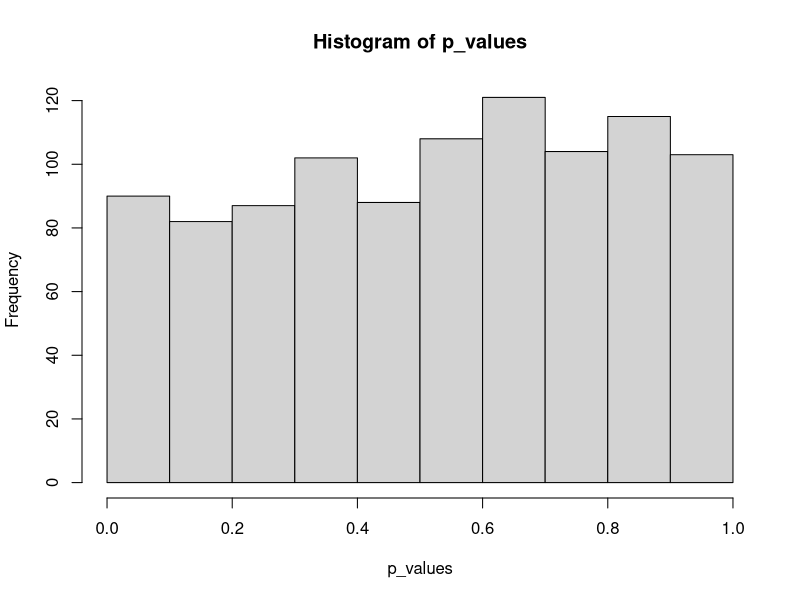
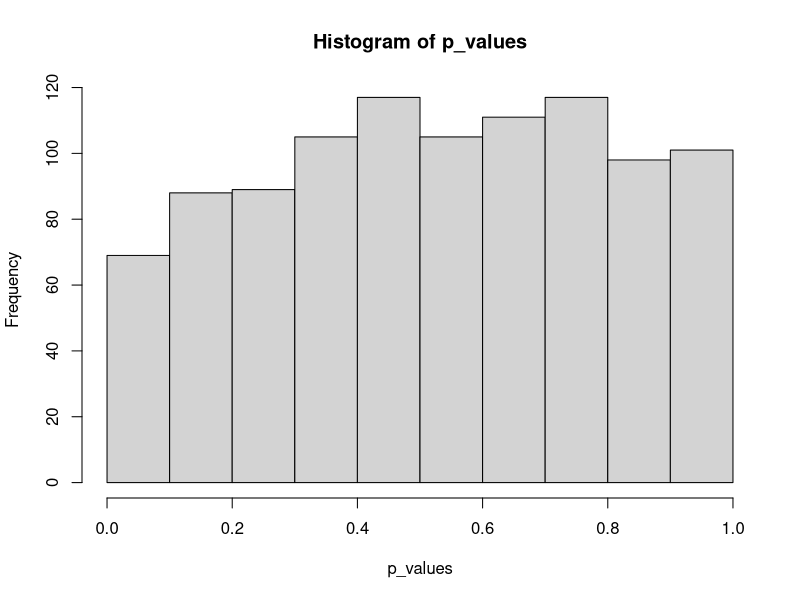
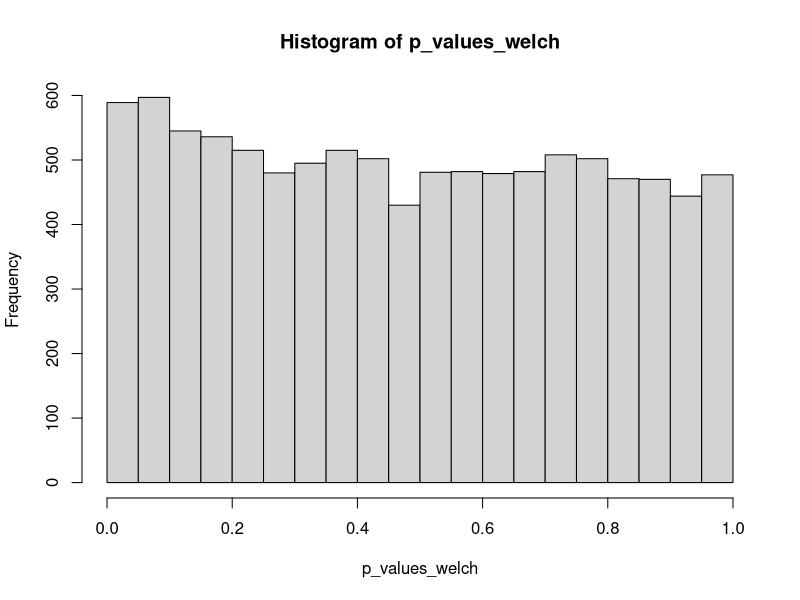
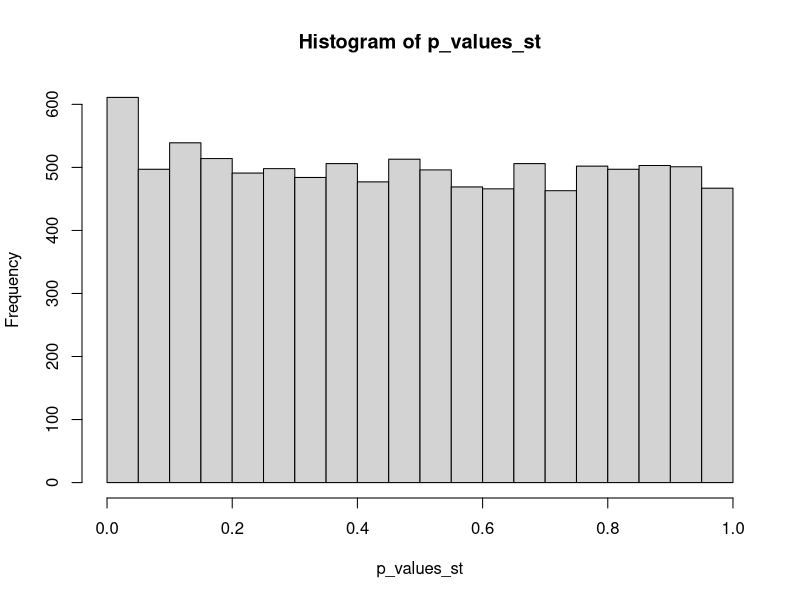

Write the R code that produced these figures, in order. (Note: a time limit stopped this script after it produced the figures.)
## ---- chunk 1
#t.test(iris$ ~ wc3_units_armor$armor_type, 
 #      var.equal = TRUE)
## ---- chunk 2
#| message: false
library(tidyverse)
## ---- chunk 3
#| cache: true
population <- rnorm(100000, mean = 0.2, sd = 1) # создание генеральной совокупности
p_values <- replicate(1000, t.test(population %>% 
                              sample(size = 10000, replace = FALSE), 
                            population %>% 
                              sample(size = 10000, replace = FALSE))$p.value)
hist(p_values)
mean(p_values < 0.05) # доля p-value, которые оказались меньше 0.05 (прокрасились) 
## ---- chunk 4
#| cache: true
p_values <- replicate(1000, t.test(population %>% 
                              sample(size = 10000, replace = FALSE), 
                            population %>% 
                              sample(size = 10000, replace = FALSE), 
                            var.equal = TRUE)$p.value)
hist(p_values)
mean(p_values < 0.05) # доля p-value, которые оказались меньше 0.05 (прокрасились)
## ---- chunk 5
#| cache: true
population1 <- rnorm(100000, mean = 0.2, sd = 1) # создание первой генеральной совокупности
population2 <- rnorm(100000, mean = 0.2, sd = 2) # создание второй генеральной совокупности
# проведение теста
p_values_welch <- replicate(10000, t.test(population1 %>% 
                                      sample(size = 10000, replace = FALSE), 
                                    population2 %>% 
                                      sample(size = 10000, replace = FALSE))$p.value)
hist(p_values_welch)

mean(p_values_welch < 0.05)

## ---- chunk 6
#| cache: true
# проведение теста
p_values_st <- replicate(10000, t.test(population1 %>% 
                                      sample(size = 10000, replace = FALSE), 
                                    population2 %>% 
                                      sample(size = 10000, replace = FALSE), 
                                    var.equal = TRUE)$p.value)
hist(p_values_st)
mean(p_values_st < 0.05)
## ---- chunk 7
#| cache: true
mean(replicate(10000, t.test(population1 %>% 
                               sample(size = 7000, replace = FALSE), 
                             population2 %>% 
                               sample(size = 3000, replace = FALSE))$p.value) < 0.05)
mean(replicate(10000, t.test(population1 %>% 
                               sample(size = 7000, replace = FALSE), 
                             population2 %>% 
                               sample(size = 3000, replace = FALSE), 
                             var.equal = TRUE)$p.value) < 0.05)
## ---- chunk 8
#| cache: true
mean(replicate(10000, t.test(population1 %>% 
                               sample(size = 9000, replace = FALSE), 
                             population2 %>% 
                               sample(size = 1000, replace = FALSE))$p.value) < 0.05) # тест Велча
mean(replicate(10000, t.test(population1 %>% 
                               sample(size = 9000, replace = FALSE), 
                             population2 %>% 
                               sample(size = 1000, replace = FALSE), 
                             var.equal = TRUE)$p.value) < 0.05) # тест Стьюдента
## ---- chunk 9
#| cache: true
var_size <- seq(0, 5, 0.5)
calculate_mean_error_1st_type <- function(x, var.equal) {
  mean(replicate(1000, 
                 t.test(rnorm(9000, 0.2, 1), 
                        rnorm(1000, 0.2, 1+x), 
                        var.equal = var.equal)$p.value) < 0.05)
}
welch_error_1st_type <- map_dbl(var_size, ~calculate_mean_error_1st_type(., FALSE))
students_error_1st_type <- map_dbl(var_size, ~calculate_mean_error_1st_type(., TRUE))

data.frame(var_size, welch_error_1st_type, students_error_1st_type) %>% 
  pivot_longer(cols = c(welch_error_1st_type, students_error_1st_type), 
               names_to = 'type', values_to = 'error_1st_type') %>% 
  ggplot(aes(var_size, error_1st_type))+
  geom_point(aes(color = type))+
  geom_line(aes(color = type))+
  scale_x_continuous(name = 'Разница в стандартном отклонении между выборками')+
  ggtitle('Зависимость ошибки первого рода от стандартного отклонения', subtitle = 'для теста Стьюдента и теста Велча при дисбалансе выборок')+
  theme_bw()

## ---- chunk 10
#| cache: true
#| code-fold: show
var_size <- seq(0, 5, 0.5)
calculate_mean_error_1st_type <- function(x, var.equal) {
  mean(replicate(1000, t.test(rnorm(1000, 0.2, 1), rnorm(1000, 0.2, 1+x), var.equal = var.equal)$p.value) < 0.05)
}
welch_error_1st_type <- map_dbl(var_size, ~calculate_mean_error_1st_type(., FALSE))
students_error_1st_type <- map_dbl(var_size, ~calculate_mean_error_1st_type(., TRUE))

data.frame(var_size, welch_error_1st_type, students_error_1st_type) %>% 
  pivot_longer(cols = c(welch_error_1st_type, students_error_1st_type), 
               names_to = 'type', values_to = 'error_1st_type') %>% 
  ggplot(aes(var_size, error_1st_type))+
  geom_point(aes(color = type))+
  geom_line(aes(color = type))+
  scale_x_continuous(name = 'Разница в стандартном отклонении между выборками')+
  ggtitle('Зависимость ошибки первого рода от стандартного отклонения', 
          subtitle = 'для теста Стьюдента и теста Велча для равных выборок')+
  theme_bw()
## ---- chunk 11
#| cache: true
mean(replicate(1000, wilcox.test(rnorm(9000, 0.2, 1), rnorm(1000, 0.2, 2))$p.value) < 0.05)
## ---- chunk 12
#| cache: true
population_log <- rlnorm(100000, 0, 1)
mean(replicate(10000, t.test(population_log %>% 
                               sample(10000, replace = FALSE), 
                             population_log %>% 
                               sample(10000, replace = FALSE))$p.value) < 0.05)
mean(replicate(10000, t.test(population_log %>% 
                               sample(10000, replace = FALSE), 
                             population_log %>% 
                               sample(10000, replace = FALSE), 
                             var.equal = TRUE)$p.value) < 0.05)
## ---- chunk 13
#| cache: true
#| warning: false
pop1 <- rnorm(100000, 0.2, 1)
pop2 <- rnorm(100000, 0.3, 1)
data.frame(x = pop1 %>% sample(10000, replace = FALSE), 
           y = pop2 %>% sample(10000, replace = FALSE)) %>% 
  rownames_to_column(var = 'id') %>% 
  pivot_longer(cols = c(x, y)) %>% 
  ggplot(aes(value, fill = name))+
  geom_histogram(alpha = 0.5)+
  facet_wrap(~name, nrow = 2)+
  theme_bw()
## ---- chunk 14
#| cache: true
p_value <- replicate(10000, t.test(pop1 %>% 
                               sample(10000, replace = FALSE), 
                             pop2 %>% 
                               sample(10000, replace = FALSE))$p.value)
hist(p_value)
mean(p_value < 0.05)
## ---- chunk 15
#| cache: true
p_value <- replicate(10000, t.test(pop1 %>% 
                               sample(10000, replace = FALSE), 
                             pop2 %>% 
                               sample(10000, replace = FALSE), 
                            var.equal = TRUE)$p.value)
hist(p_value)
mean(p_value < 0.05)
## ---- chunk 16
#| cache: true
pop1 <- rnorm(100000, 0.2, 1)
pop2 <- rnorm(100000, 0.3, 3)
mean(replicate(10000, t.test(pop1 %>% 
                               sample(10000, replace = FALSE), 
                             pop2 %>% 
                               sample(10000, replace = FALSE))$p.value) < 0.05)
## ---- chunk 17
#| cache: true
mean(replicate(10000, t.test(pop1 %>% 
                               sample(10000, replace = FALSE), 
                             pop2 %>% 
                               sample(10000, replace = FALSE),
                             var.equal = TRUE)$p.value) < 0.05)
## ---- chunk 18
#| cache: true
pop1 <- rnorm(100000, 0.2, 1)
pop2 <- rnorm(100000, 0.3, 3)
mean(replicate(10000, t.test(pop1 %>% 
                               sample(3000, replace = FALSE), 
                             pop2 %>% 
                               sample(7000, replace = FALSE))$p.value) < 0.05)
## ---- chunk 19
#| cache: true
mean(replicate(10000, t.test(pop1 %>% 
                               sample(3000, replace = FALSE), 
                             pop2 %>% 
                               sample(7000, replace = FALSE),
                             var.equal = TRUE)$p.value) < 0.05)
